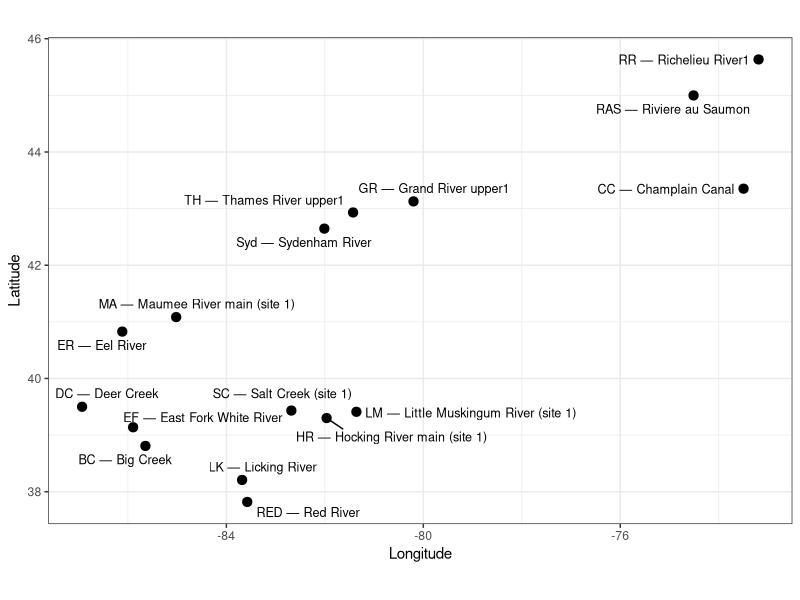
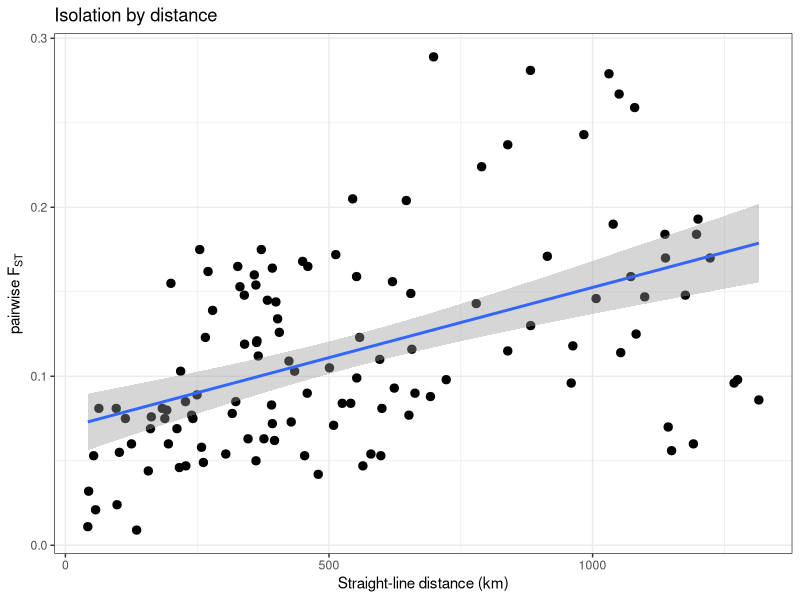

These figures' R source, in order:
sand_darter_sites <- data.frame(
  site = c("ER","EF","BC","DC","RED","LK","LM","HR","SC","MA","Syd","TH","GR","RAS","RR","CC"),
  name = c(
    "Eel River","East Fork White River","Big Creek","Deer Creek","Red River","Licking River","Little Muskingum River",
    "Hocking River main","Salt Creek","Maumee River main","Sydenham River","Thames River upper","Grand River upper",
    "Riviere au Saumon","Richelieu River","Champlain Canal"
  ),
  lat = c(
    40.828056,
    39.138611,
    38.809167,
    39.500556,
    37.819722,
    38.208333,
    39.411667,
    39.300833,
    39.433333,
    41.084167,
    42.646944,
    42.931944,
    43.127778,
    44.999167,
    45.635000,
    43.352500
  ),
  lon = c(
    -86.113889,
    -85.893889,
    -85.643889,
    -86.930278,
    -83.575833,
    -83.680278,
    -81.358611,
    -81.963889,
    -82.680000,
    -85.019722,
    -82.009722,
    -81.426389,
    -80.199167,
    -74.510556,
    -73.190556,
    -73.495556
  )
)


#---
# AI
#

library(ggplot2)
library(ggrepel)

# -----------------------------
# 1) site list in decimal degrees
# -----------------------------
sand_darter_sites <- data.frame(
  site = c("ER","EF","BC","DC","LK","RED","LM","HR","SC","MA","Syd","TH","GR","RAS","RR","CC"),
  full_name = c(
    "Eel River",
    "East Fork White River",
    "Big Creek",
    "Deer Creek",
    "Licking River",
    "Red River",
    "Little Muskingum River (site 1)",
    "Hocking River main (site 1)",
    "Salt Creek (site 1)",
    "Maumee River main (site 1)",
    "Sydenham River",
    "Thames River upper1",
    "Grand River upper1",
    "Riviere au Saumon",
    "Richelieu River1",
    "Champlain Canal"
  ),
  lat = c(
    40.828056,
    39.138611,
    38.809167,
    39.500556,
    38.208333,
    37.819722,
    39.411667,
    39.300833,
    39.433333,
    41.084167,
    42.646944,
    42.931944,
    43.127778,
    44.999167,
    45.635000,
    43.352500
  ),
  lon = c(
    -86.113889,
    -85.893889,
    -85.643889,
    -86.930278,
    -83.680278,
    -83.575833,
    -81.358611,
    -81.963889,
    -82.680000,
    -85.019722,
    -82.009722,
    -81.426389,
    -80.199167,
    -74.510556,
    -73.190556,
    -73.495556
  )
)

sand_darter_sites$label <- paste0(sand_darter_sites$site, " — ", sand_darter_sites$full_name)

sand_darter_sites

# -----------------------------
# 2) plot the sites
# -----------------------------
ggplot(sand_darter_sites, aes(x = lon, y = lat)) +
  geom_point(size = 2.8) +
  geom_text_repel(
    aes(label = label),
    size = 3.2,
    max.overlaps = Inf,
    box.padding = 0.35,
    point.padding = 0.2
  ) +
  coord_fixed(1.15) +
  labs(
    x = "Longitude",
    y = "Latitude",
    #title = "Eastern sand darter populations in the FST matrix"
  ) +
  theme_bw()

# -----------------------------
# 3) reconstruct the FST matrix
#    (values below diagonal from screenshot)
# -----------------------------
pops <- c("ER","EF","BC","DC","LK","RED","LM","HR","SC","MA","Syd","TH","GR","RAS","RR","CC")

fst_mat <- matrix(0, nrow = length(pops), ncol = length(pops),
                  dimnames = list(pops, pops))

# fill lower triangle row by row
fst_mat["EF","ER"]   <- 0.075

fst_mat["BC","ER"]   <- 0.085
fst_mat["BC","EF"]   <- 0.011

fst_mat["DC","ER"]   <- 0.076
fst_mat["DC","EF"]   <- 0.024
fst_mat["DC","BC"]   <- 0.009

fst_mat["LK","ER"]   <- 0.160
fst_mat["LK","EF"]   <- 0.103
fst_mat["LK","BC"]   <- 0.081
fst_mat["LK","DC"]   <- 0.078

fst_mat["RED","ER"]  <- 0.144
fst_mat["RED","EF"]  <- 0.089
fst_mat["RED","BC"]  <- 0.069
fst_mat["RED","DC"]  <- 0.063
fst_mat["RED","LK"]  <- 0.032

fst_mat["LM","ER"]   <- 0.103
fst_mat["LM","EF"]   <- 0.072
fst_mat["LM","BC"]   <- 0.063
fst_mat["LM","DC"]   <- 0.042
fst_mat["LM","LK"]   <- 0.075
fst_mat["LM","RED"]  <- 0.049

fst_mat["HR","ER"]   <- 0.164
fst_mat["HR","EF"]   <- 0.119
fst_mat["HR","BC"]   <- 0.085
fst_mat["HR","DC"]   <- 0.073
fst_mat["HR","LK"]   <- 0.080
fst_mat["HR","RED"]  <- 0.046
fst_mat["HR","LM"]   <- 0.053

fst_mat["SC","ER"]   <- 0.153
fst_mat["SC","EF"]   <- 0.139
fst_mat["SC","BC"]   <- 0.123
fst_mat["SC","DC"]   <- 0.112
fst_mat["SC","LK"]   <- 0.069
fst_mat["SC","RED"]  <- 0.060
fst_mat["SC","LM"]   <- 0.075
fst_mat["SC","HR"]   <- 0.081

fst_mat["MA","ER"]   <- 0.081
fst_mat["MA","EF"]   <- 0.047
fst_mat["MA","BC"]   <- 0.058
fst_mat["MA","DC"]   <- 0.077
fst_mat["MA","LK"]   <- 0.148
fst_mat["MA","RED"]  <- 0.145
fst_mat["MA","LM"]   <- 0.120
fst_mat["MA","HR"]   <- 0.165
fst_mat["MA","SC"]   <- 0.162

fst_mat["Syd","ER"]  <- 0.062
fst_mat["Syd","EF"]  <- 0.071
fst_mat["Syd","BC"]  <- 0.084
fst_mat["Syd","DC"]  <- 0.084
fst_mat["Syd","LK"]  <- 0.172
fst_mat["Syd","RED"] <- 0.159
fst_mat["Syd","LM"]  <- 0.121
fst_mat["Syd","HR"]  <- 0.175
fst_mat["Syd","SC"]  <- 0.154
fst_mat["Syd","MA"]  <- 0.054

fst_mat["TH","ER"]   <- 0.053
fst_mat["TH","EF"]   <- 0.047
fst_mat["TH","BC"]   <- 0.054
fst_mat["TH","DC"]   <- 0.053
fst_mat["TH","LK"]   <- 0.123
fst_mat["TH","RED"]  <- 0.110
fst_mat["TH","LM"]   <- 0.083
fst_mat["TH","HR"]   <- 0.126
fst_mat["TH","SC"]   <- 0.134
fst_mat["TH","MA"]   <- 0.050
fst_mat["TH","Syd"]  <- 0.021

fst_mat["GR","ER"]   <- 0.099
fst_mat["GR","EF"]   <- 0.077
fst_mat["GR","BC"]   <- 0.090
fst_mat["GR","DC"]   <- 0.088
fst_mat["GR","LK"]   <- 0.156
fst_mat["GR","RED"]  <- 0.149
fst_mat["GR","LM"]   <- 0.109
fst_mat["GR","HR"]   <- 0.168
fst_mat["GR","SC"]   <- 0.165
fst_mat["GR","MA"]   <- 0.090
fst_mat["GR","Syd"]  <- 0.044
fst_mat["GR","TH"]   <- 0.055

fst_mat["RAS","ER"]  <- 0.114
fst_mat["RAS","EF"]  <- 0.070
fst_mat["RAS","BC"]  <- 0.056
fst_mat["RAS","DC"]  <- 0.060
fst_mat["RAS","LK"]  <- 0.159
fst_mat["RAS","RED"] <- 0.147
fst_mat["RAS","LM"]  <- 0.115
fst_mat["RAS","HR"]  <- 0.130
fst_mat["RAS","SC"]  <- 0.171
fst_mat["RAS","MA"]  <- 0.096
fst_mat["RAS","Syd"] <- 0.116
fst_mat["RAS","TH"]  <- 0.081
fst_mat["RAS","GR"]  <- 0.105

fst_mat["RR","ER"]   <- 0.148
fst_mat["RR","EF"]   <- 0.096
fst_mat["RR","BC"]   <- 0.098
fst_mat["RR","DC"]   <- 0.086
fst_mat["RR","LK"]   <- 0.184
fst_mat["RR","RED"]  <- 0.170
fst_mat["RR","LM"]   <- 0.118
fst_mat["RR","HR"]   <- 0.146
fst_mat["RR","SC"]   <- 0.190
fst_mat["RR","MA"]   <- 0.125
fst_mat["RR","Syd"]  <- 0.143
fst_mat["RR","TH"]   <- 0.098
fst_mat["RR","GR"]   <- 0.093
fst_mat["RR","RAS"]  <- 0.060

fst_mat["CC","ER"]   <- 0.259
fst_mat["CC","EF"]   <- 0.170
fst_mat["CC","BC"]   <- 0.184
fst_mat["CC","DC"]   <- 0.193
fst_mat["CC","LK"]   <- 0.279
fst_mat["CC","RED"]  <- 0.267
fst_mat["CC","LM"]   <- 0.224
fst_mat["CC","HR"]   <- 0.237
fst_mat["CC","SC"]   <- 0.281
fst_mat["CC","MA"]   <- 0.243
fst_mat["CC","Syd"]  <- 0.289
fst_mat["CC","TH"]   <- 0.204
fst_mat["CC","GR"]   <- 0.205
fst_mat["CC","RAS"]  <- 0.155
fst_mat["CC","RR"]   <- 0.175

# mirror lower triangle to upper triangle
fst_mat[upper.tri(fst_mat)] <- t(fst_mat)[upper.tri(fst_mat)]

# set diagonal to NA to match typical pairwise FST display
diag(fst_mat) <- NA

fst_mat

# optional rounded print
round(fst_mat, 3)

# -----------------------------
# 4) optional save objects
# -----------------------------
# save(sand_darter_sites, fst_mat, file = "sand_darter_sites_fst.RData")
# write.csv(sand_darter_sites, "sand_darter_sites.csv", row.names = FALSE)
# write.csv(fst_mat, "sand_darter_fst_matrix.csv")

library(geosphere)
library(ggplot2)

# -----------------------------
# pairwise straight-line distance (km)
# -----------------------------
dist_mat <- geosphere::distm(
  x = sand_darter_sites[, c("lon", "lat")],
  fun = geosphere::distGeo
) / 1000

rownames(dist_mat) <- sand_darter_sites$site
colnames(dist_mat) <- sand_darter_sites$site

# reorder to match fst_mat if needed
dist_mat <- dist_mat[rownames(fst_mat), colnames(fst_mat)]

# -----------------------------
# pull lower triangle into a df
# -----------------------------
idx <- lower.tri(fst_mat)

ibd_df <- data.frame(
  site1 = rownames(fst_mat)[row(fst_mat)[idx]],
  site2 = colnames(fst_mat)[col(fst_mat)[idx]],
  fst = fst_mat[idx],
  distance_km = dist_mat[idx]
)

ibd_df <- ibd_df[complete.cases(ibd_df), ]

# inspect
ibd_df

# -----------------------------
# IBD plot
# -----------------------------
ggplot(ibd_df, aes(x = distance_km, y = fst)) +
  geom_point(size = 2.5) +
  geom_smooth(method = "lm", se = TRUE) +
  labs(
    x = "Straight-line distance (km)",
    y = expression(pairwise~F[ST]),
    title = "Isolation by distance"
  ) +
  theme_bw()
